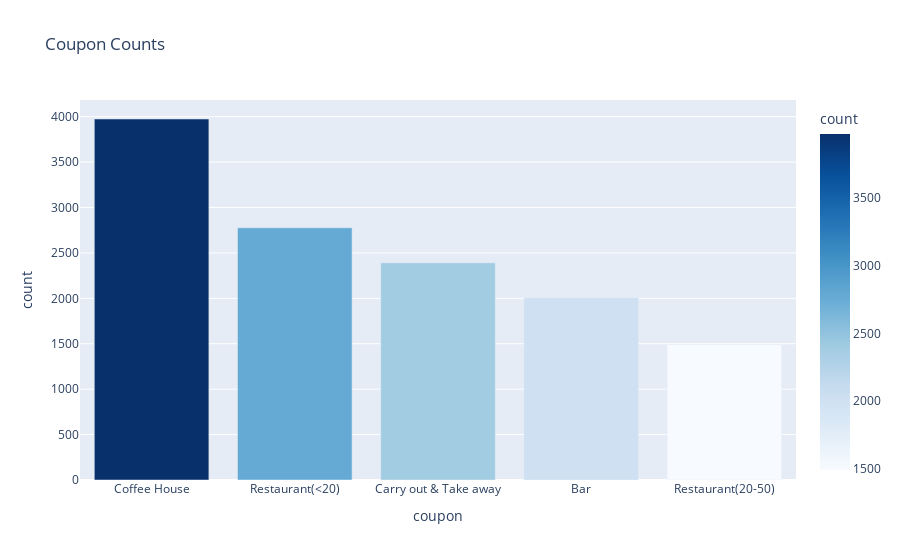

The notebook cell saved with this chart:
### Markdown cell above
5. Use a bar plot to visualize the `coupon` column.

### Code cell
coupon_counts = cleaned_data['coupon'].value_counts().reset_index()
coupon_counts.columns = ['coupon', 'count']
px.bar(coupon_counts, x='coupon', y='count', title='Coupon Counts', color='count', color_continuous_scale=px.colors.sequential.Blues).show()
sns.countplot(data=cleaned_data, x='coupon')
plt.xticks(rotation=45) 
plt.title('Coupon Counts')
plt.xlabel('Coupon')
plt.ylabel('Count')
plt.show()

### Figure 1 — Plotly figure (JSON) as saved in the notebook; plotly's stock layout.template omitted (floating-point values rounded to 4 significant figures)
{"data": [{"hovertemplate": "coupon=%{x}<br>count=%{marker.color}<extra></extra>", "legendgroup": "", "marker": {"color": [3975, 2777, 2392, 2008, 1490], "coloraxis": "coloraxis", "pattern": {"shape": ""}}, "name": "", "orientation": "v", "showlegend": false, "textposition": "auto", "type": "bar", "x": ["Coffee House", "Restaurant(<20)", "Carry out & Take away", "Bar", "Restaurant(20-50)"], "xaxis": "x", "y": [3975, 2777, 2392, 2008, 1490], "yaxis": "y"}], "layout": {"barmode": "relative", "coloraxis": {"colorbar": {"title": {"text": "count"}}, "colorscale": [[0, "rgb(247,251,255)"], [0.125, "rgb(222,235,247)"], [0.25, "rgb(198,219,239)"], [0.375, "rgb(158,202,225)"], [0.5, "rgb(107,174,214)"], [0.625, "rgb(66,146,198)"], [0.75, "rgb(33,113,181)"], [0.875, "rgb(8,81,156)"], [1, "rgb(8,48,107)"]]}, "legend": {"tracegroupgap": 0}, "title": {"text": "Coupon Counts"}, "xaxis": {"anchor": "y", "domain": [0, 1], "title": {"text": "coupon"}}, "yaxis": {"anchor": "x", "domain": [0, 1], "title": {"text": "count"}}}}
